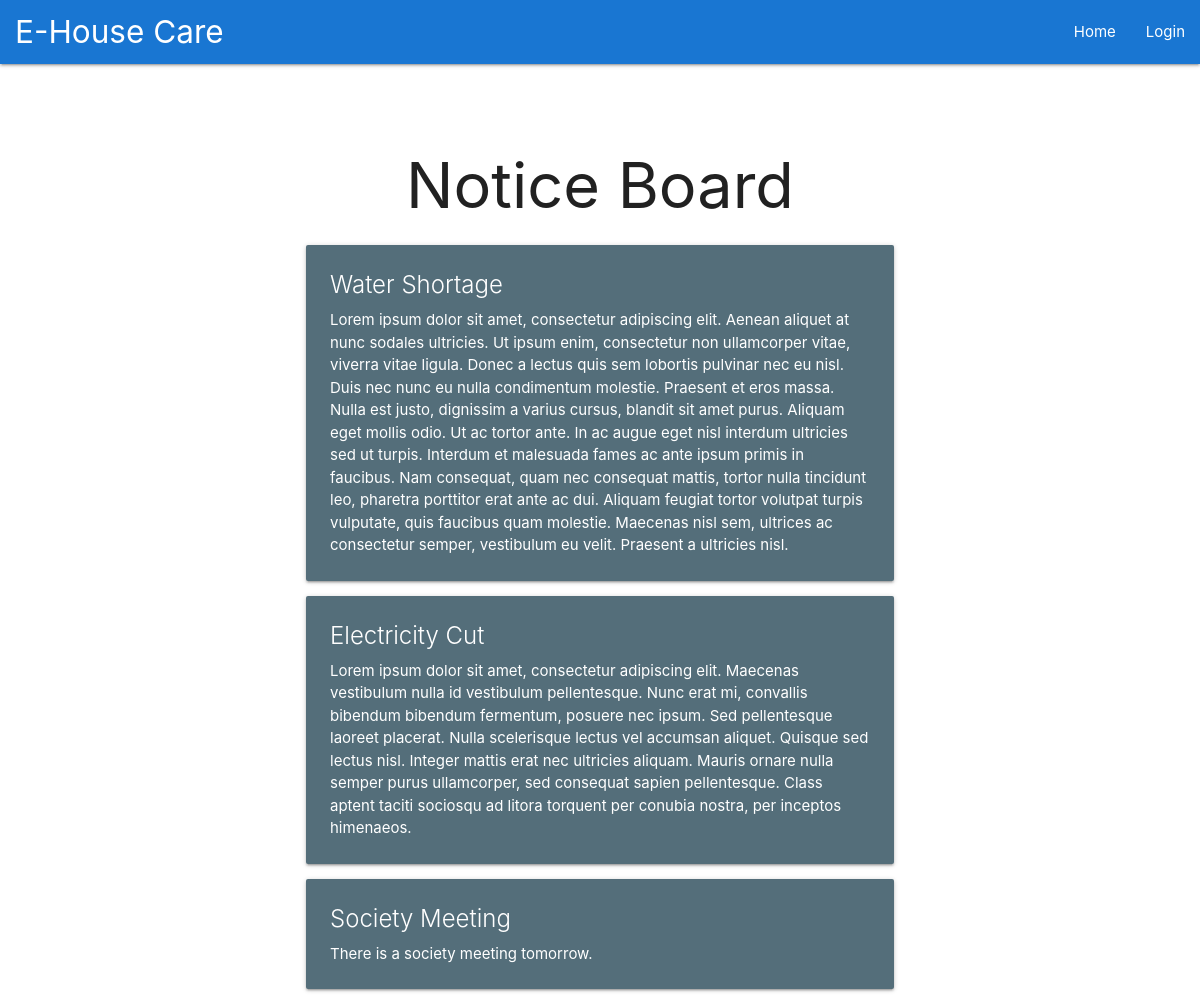
Before: /noticeboard with the older database file.
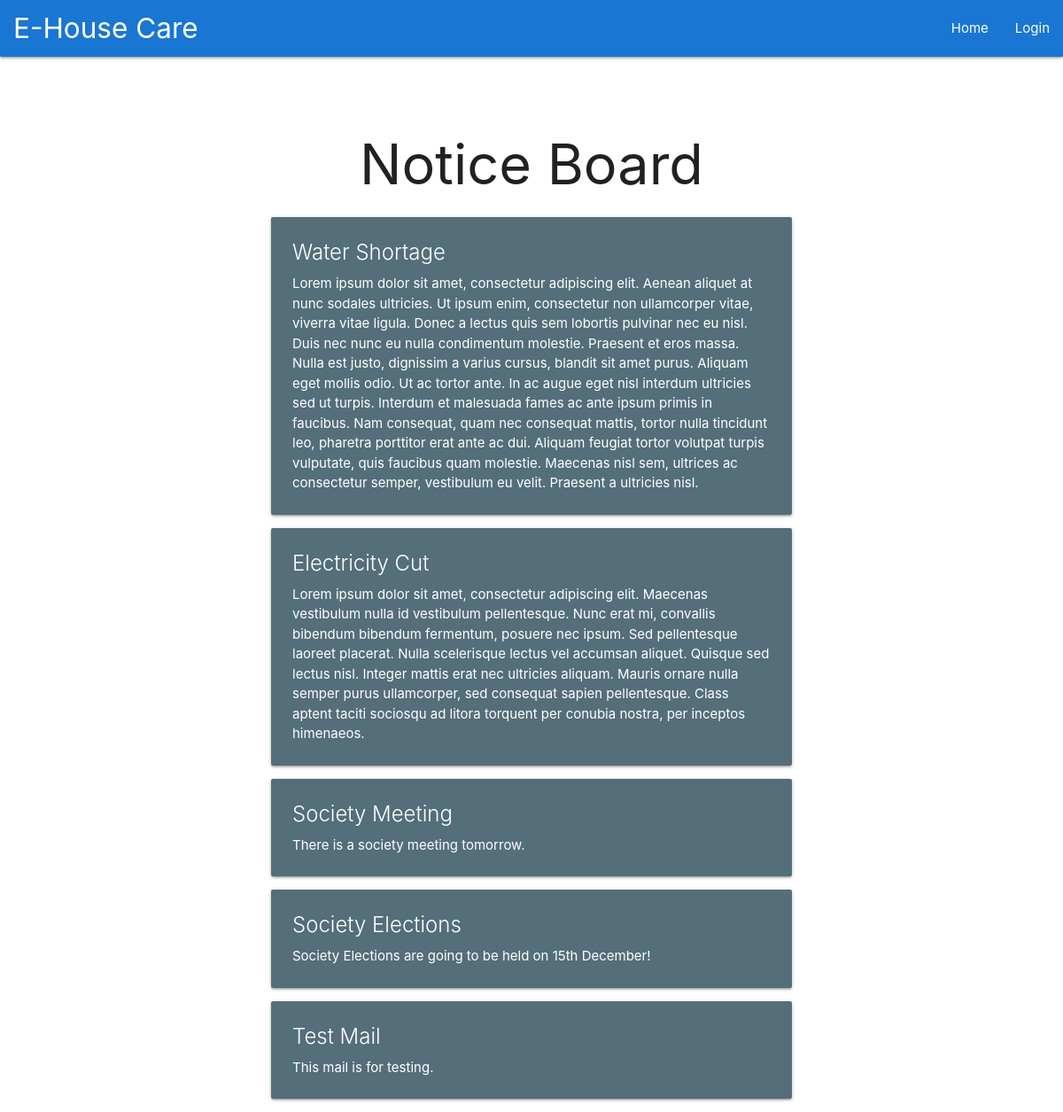
After: the same page with the newer database file.
### main/models.py (models this page shows, shortened)
class Notice(models.Model):
    header_notice = CharField(max_length=100)
    details_notice = TextField()

### main/views.py (the view)
# urls.py: path('noticeboard', views.noticeboard, name='noticeboard'),
def noticeboard(request):
    messages.info(request, 'You are viewing the Notice Board!')
    return render(request, "main/noticeboard.html", context={'noticeboard': Notice.objects.all})

### main/templates/main/noticeboard.html (shortened to what this page needs)
{% extends "main/header.html" %} {% block content %}
<div class="container">
  <h1 style="text-align:center;">Notice Board</h1>
  {% for notice in noticeboard %}
  <div class="col s12 m6 l4">
    <div class="card blue-grey darken-1">
      <div class="card-content white-text">
        <span class="card-title">{{notice.header_notice}}</span>
        <p>{{notice.details_notice|safe}}</p>
      </div>
    </div>
  </div>
  {% endfor %}
</div>
{% endblock %}

### main/templates/main/header.html (shortened to what this page needs)
<head>
    {% load static %}
    <link rel="stylesheet" href="{% static 'tiny/css/prism' %}" />
    <link rel="stylesheet" href="{% static 'main/css/materialize.css' %}" />
</head>
<body>
    {% include 'main/includes/nav.html' %}
    <br /><br />
    <div class="container">{% block content %} {% endblock %}</div>
</body>

### main/templates/main/includes/nav.html (shortened to what this page needs)
<nav>
    <div class="nav-wrapper #1976d2 blue darken-2">
        <a href="/" class="brand-logo">E-House Care</a>
        <ul id="nav-mobile" class="right hide-on-med-and-down">
            <li><a href="/">Home</a></li>
            {% if user.is_authenticated %}
              {% if user.is_staff %}
                <li><a href="/makenotice">Make Notice</a></li>
              {% endif %}
              <li><a href="/noticeboard">Notice Board</a></li>
              <li><a href="/service">Services</a></li>
              <li><a href="/searchbill">Bills</a></li>
              <li><a href="/complaint">Complaint Box</a></li>
              <li><a href="/staff">Society Staff</a></li>
              <li><a href="/logout">Logout</a></li>
            {% else %}
              <li><a href="/login">Login</a></li>
            {% endif %}
        </ul>
    </div>
</nav>

### main/templates/main/includes/nav.html (style rules this page uses)
a.brand-logo { margin-left: 15px; }

Changed rows visible on the page:
added Notice: header_notice "Society Elections", details_notice "Society Elections are going to be held on 15th December!"
added Notice: header_notice "Test Mail", details_notice "This mail is for testing."
